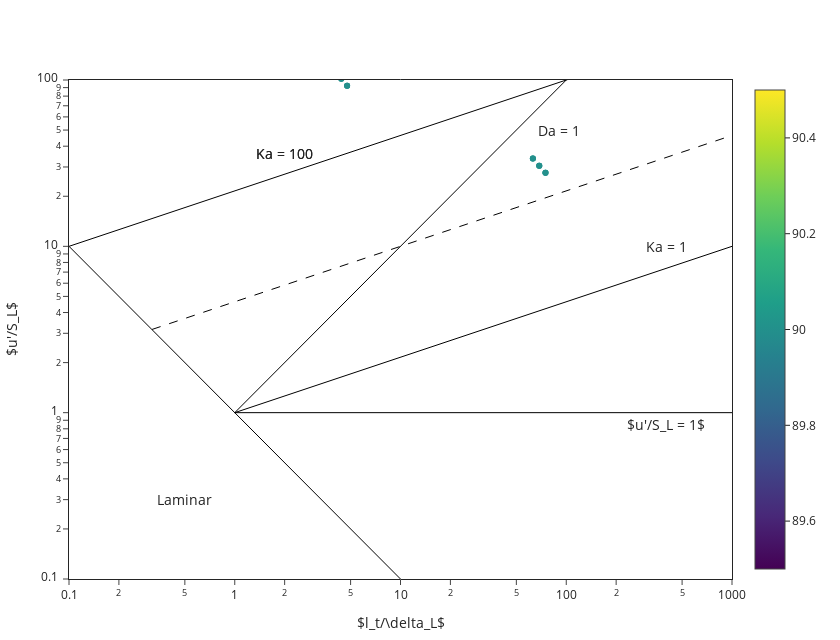

The notebook cell saved with this chart:
### Code cell
BorghiPlot(dff, xScatter="lt_Lf", yScatter="ui_SL")

### Figure 1 — Plotly figure (JSON) as saved in the notebook; plotly's stock layout.template omitted (floating-point values rounded to 4 significant figures; data arrays with more than 128 entries replaced by an {"elided": "..."} marker saying what was removed)
{"data": [{"line": {"color": "black", "width": 1}, "mode": "lines", "name": "Re_t = 1", "type": "scatter", "x": [0.1, 10.0], "y": [10.0, 0.1]}, {"line": {"color": "black", "width": 1}, "mode": "lines", "name": "Re_t = 1", "type": "scatter", "x": [1.0, 1000.0], "y": [1.0, 1.0]}, {"line": {"color": "black", "width": 1}, "mode": "lines", "name": "Ka = 1", "type": "scatter", "x": {"elided": "1000 float values"}, "y": {"elided": "1000 float values"}}, {"line": {"color": "black", "dash": "dash", "width": 1}, "mode": "lines", "name": "Ka = 10", "type": "scatter", "x": {"elided": "1000 float values"}, "y": {"elided": "1000 float values"}}, {"line": {"color": "black", "width": 1}, "mode": "lines", "name": "Ka = 100", "type": "scatter", "x": {"elided": "1000 float values"}, "y": {"elided": "1000 float values"}}, {"line": {"color": "black", "width": 1}, "mode": "lines", "name": "Da = 1", "type": "scatter", "x": {"elided": "1000 float values"}, "y": {"elided": "1000 float values"}}, {"hovertemplate": "lt_Lf=%{x}<br>ui_SL=%{y}<br>U0=%{marker.color}<extra></extra>", "legendgroup": "", "marker": {"color": [90.0, 90.0, 90.0, 90.0, 90.0, 90.0, 90.0, 90.0, 90.0, 90.0, 90.0, 90.0, 90.0, 90.0, 90.0, 90.0, 90.0, 90.0], "coloraxis": "coloraxis", "symbol": "circle"}, "mode": "markers", "name": "", "orientation": "v", "showlegend": false, "type": "scatter", "x": [62.89, 62.89, 62.89, 68.74, 68.74, 68.74, 74.92, 74.92, 74.92, 4.043, 4.043, 4.043, 4.394, 4.394, 4.394, 4.764, 4.764, 4.764], "xaxis": "x", "y": [33.73, 33.73, 33.73, 30.53, 30.53, 30.53, 27.7, 27.7, 27.7, 112.5, 112.5, 112.5, 101.7, 101.7, 101.7, 92.29, 92.29, 92.29], "yaxis": "y"}], "layout": {"annotations": [{"font": {"size": 14}, "showarrow": false, "text": "Laminar", "x": -0.301, "y": -0.5229}, {"font": {"size": 14}, "showarrow": false, "text": "$u'/S_L = 1$", "x": 2.602, "y": -0.07058}, {"font": {"size": 14}, "showarrow": false, "text": "Ka = 1", "x": 2.602, "y": 1}, {"font": {"size": 14}, "showarrow": false, "text": "Ka = 100", "x": 0.301, "y": 1.556}, {"font": {"size": 14}, "showarrow": false, "text": "Ka = 100", "x": 0.301, "y": 1.556}, {"font": {"size": 14}, "showarrow": false, "text": "Da = 1", "x": 1.954, "y": 1.699}], "height": 640, "legend": {"orientation": "h", "x": 1, "xanchor": "right", "y": 1.02, "yanchor": "bottom"}, "margin": {"b": 60, "l": 60, "r": 20, "t": 80}, "showlegend": false, "width": 840, "xaxis": {"automargin": true, "autorange": false, "mirror": true, "range": [-1, 3], "showgrid": false, "showline": true, "title": {"text": "$l_t/\\delta_L$"}, "type": "log", "zeroline": false}, "yaxis": {"automargin": true, "autorange": false, "mirror": true, "range": [-1, 2], "showgrid": false, "showline": true, "title": {"text": "$u'/S_L$"}, "type": "log", "zeroline": false}}}
